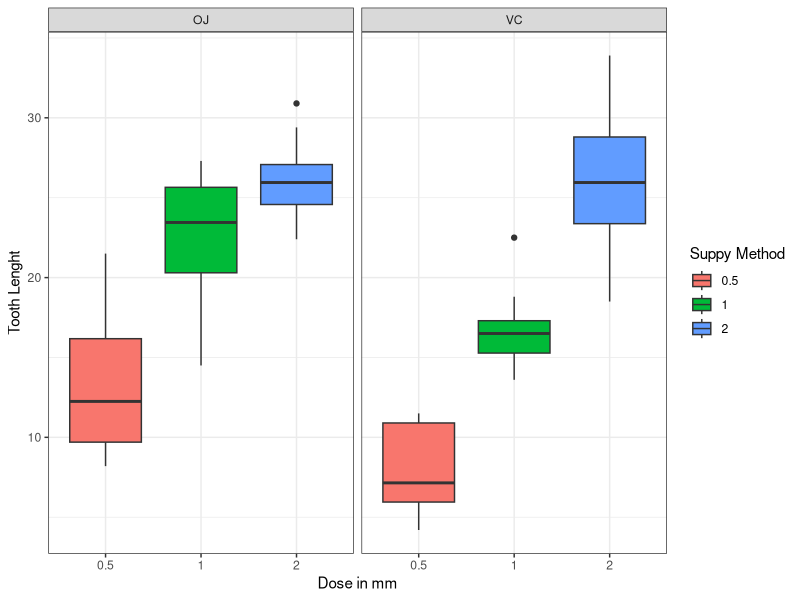

Generate this figure with R:
## ---- chunk 1
library(datasets)
library(dplyr)
library(ggplot2)
data <- ToothGrowth
glimpse(data)
str(data)
head(data)
## ---- chunk 2
ggplot(data,aes(factor(dose),y=len,fill=factor(dose)))+
  geom_boxplot()+
  facet_wrap(~supp)+
  theme_bw()+
  labs(x="Dose in mm",y="Tooth Lenght",fill="Suppy Method")
## ---- chunk 3
dose_0.5 <- data %>%
  filter(dose == 0.5)
dose_1 <- data %>%
  filter(dose == 1)
dose_2 <- data %>%
  filter(dose == 2)
#t-tes Between doses
t.test(dose_0.5$len,dose_1$len,paired = FALSE)
t.test(dose_0.5$len,dose_2$len,paired = FALSE)
t.test(dose_1$len,dose_2$len,paired = FALSE)

## ---- chunk 4
t.test(dose_0.5$len,dose_1$len,paired = FALSE)$conf
t.test(dose_0.5$len,dose_2$len,paired = FALSE)$conf
t.test(dose_1$len,dose_2$len,paired = FALSE)$conf
## ---- chunk 5

vc_0.5 <- data %>%
  filter(dose == 0.5, supp =="VC")
vc_1 <- data %>%
  filter(dose == 1, supp =="VC")
vc_2 <- data %>%
  filter(dose == 2, supp =="VC")
oj_0.5 <- data %>%
  filter(dose == 0.5, supp =="OJ")
oj_1 <- data %>%
  filter(dose == 1, supp =="OJ")
oj_2 <- data %>%
  filter(dose == 2, supp =="OJ")
#Hypothesis testin
t.test(vc_0.5$len,oj_0.5$len,paired = FALSE)
t.test(vc_1$len,oj_1$len,paired = FALSE)
t.test(vc_2$len,oj_2$len,paired = FALSE)
# Confidence Intervals
t.test(vc_0.5$len,oj_0.5$len,paired = FALSE)$conf
t.test(vc_1$len,oj_1$len,paired = FALSE)$conf
t.test(vc_2$len,oj_2$len,paired = FALSE)$conf
